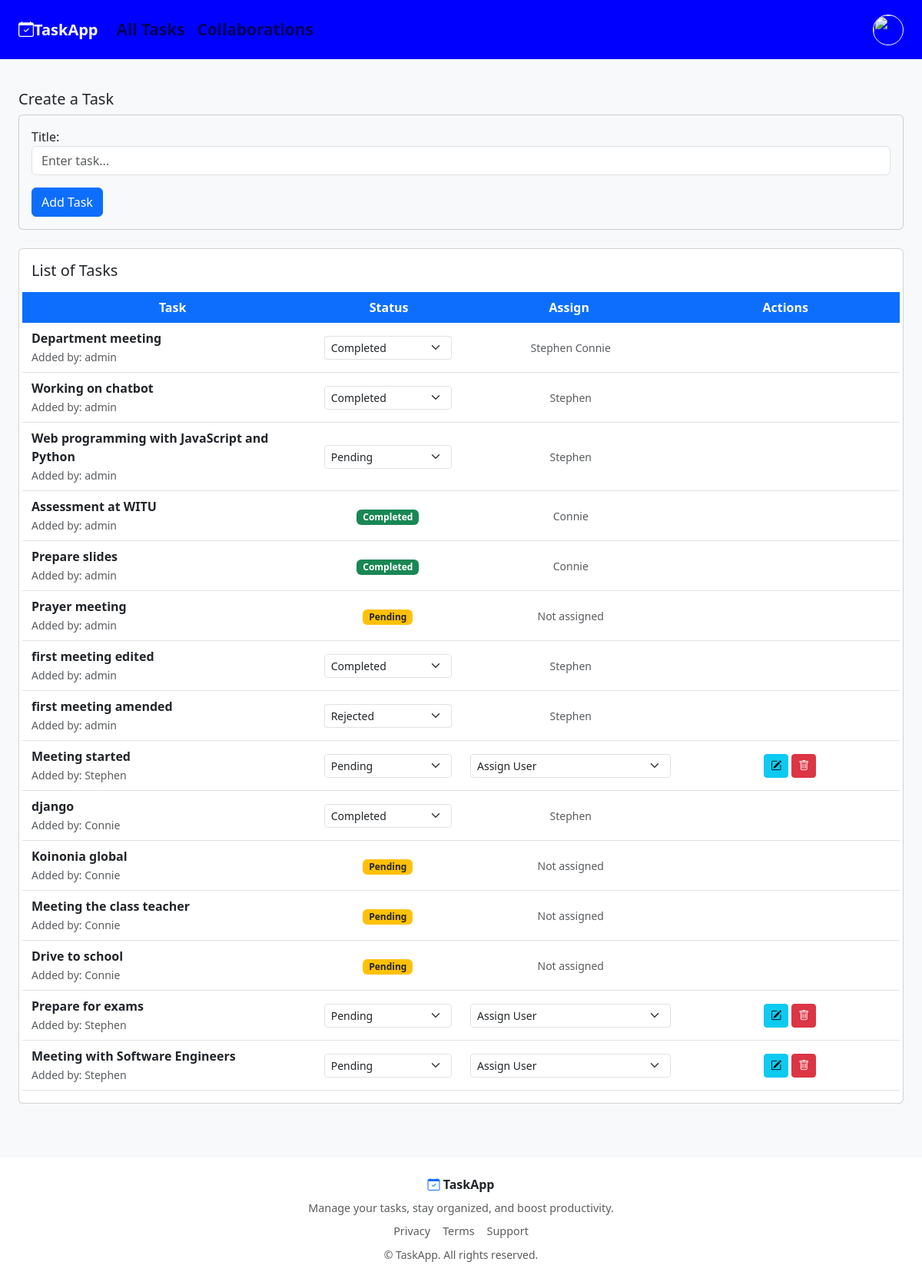
Screenshot of / (signed in) with the database file from the repository.
### core/models.py (models this page shows, shortened)
class Task(models.Model):
    STATUS_CHOICES = [
        ('pending', 'Pending'),
        ('completed', 'Completed'),
        ('rejected', 'Rejected'),
    ]
    created_by = models.ForeignKey(User, on_delete=models.CASCADE, related_name="created_tasks",default=1)
    assigned_to = models.ManyToManyField(User, related_name='assigned_tasks')
    title = models.CharField(max_length=255)
    status = models.CharField(max_length=10, choices=STATUS_CHOICES, default='pending')
    created_at = models.DateTimeField(auto_now_add=True)

### core/views.py (the view)
# urls.py: path('', views.task_list, name='task_list'),
@login_required
def task_list(request):
    tasks = Task.objects.all()
    users = User.objects.all()
    form = TaskForm()
    return render(request, 'tasks.html', {
        'tasks': tasks,
        'form': form,
        'users': users,
        'user': request.user
    })

### core/forms.py
class TaskForm(forms.ModelForm):
    class Meta:
        model = Task
        fields = ['title']
        widgets = {
            'title': forms.TextInput(attrs={
                'class': 'form-control',
                'placeholder': 'Enter task...'
            }),
        }

### core/templates/tasks.html (shortened to what this page needs)
<!DOCTYPE html>
<html>
<head>
    <link href="https://cdn.jsdelivr.net/npm/bootstrap@5.3.3/dist/css/bootstrap.min.css" rel="stylesheet">
    <link href="https://cdn.jsdelivr.net/npm/bootstrap-icons/font/bootstrap-icons.css" rel="stylesheet">
</head>
<body class="bg-light">
    <nav class="navbar navbar-expand-lg  text-dark px-4"
    style="background:rgb(0, 0, 255);
            color:white;
            padding:15px 30px;
            font-size:1.3rem;
            font-weight:700;">
        <a class="navbar-brand fw-bolder text-white " href="#"><i class="bi bi-calendar-check"></i>TaskApp</a>
        <div class="collapse navbar-collapse" id="navbarNav">
            <ul class="navbar-nav">
                <li class="nav-item">
                    <a class="nav-link" href="#">All Tasks</a>
                </li>
                <li class="nav-item">
                    <a class="nav-link" href="#">Collaborations</a>
                </li>
            </ul>
            <div class="ms-auto">
                {% if user.is_authenticated %}
                <div class="dropdown">
                        {% if user.userprofile.profile_picture %}
                        <a href="{% url 'update_profile' %}"><img src="{{ user.userprofile.profile_picture.url }}" width="40" height="40"
                             class="rounded-circle object-fit-cover border border-1 border-white"
                             ></a>
                        {% else %}
                        <a href="{% url 'update_profile' %}"><img src="/media/default.png" width="40" height="40"
                             class="rounded-circle object-fit-cover border border-1 border-white"></a>
                        {% endif %}
                </div>
                {% endif %}
            </div>
        </div>
    </nav>
    <div class="px-4 py-3">
    <h5 class="mt-4">Create a Task</h5>
    <div class="card mb-4 bg-light">
        <div class="card-body">
            <form method="POST" action="{% url 'create_task' %}">
                <div class="mb-3">
                    {{ form.title.label_tag }}
                    {{ form.title }}
                </div>
                <button type="submit" class="btn btn-primary">Add Task</button>
            </form>
        </div>
    </div>
    <div class="card p-3 mb-5">
        <h5 class="mb-3">List of Tasks</h5>
        <div class="row bg-primary text-white p-2 fw-bold text-center">
            <div class="col-md-4">Task</div>
            <div class="col-md-2">Status</div>
            <div class="col-md-3">Assign</div>
            <div class="col-md-3">Actions</div>
        </div>
        {% for task in tasks %}
        <div class="row align-items-center text-center border-bottom py-2">
            <div class="col-md-4 text-start">
                <strong>{{ task.title }}</strong><br>
                <small class="text-muted">Added by: {{ task.created_by }}</small>
            </div>
            <div class="col-md-2">
                {% if request.user == task.created_by or user.is_superuser or request.user in task.assigned_to.all %}
                <form method="POST" action="{% url 'update_task' task.id %}">
                    <select name="status" class="form-select form-select-sm" onchange="this.form.submit()">
                        <option value="pending" {% if task.status == 'pending' %}selected{% endif %}>Pending</option>
                        <option value="completed" {% if task.status == 'completed' %}selected{% endif %}>Completed</option>
                        <option value="rejected" {% if task.status == 'rejected' %}selected{% endif %}>Rejected</option>
                    </select>
                </form>
                {% else %}
                    {% if task.status == 'pending' %}
                        <span class="badge bg-warning text-dark">Pending</span>
                    {% elif task.status == 'completed' %}
                        <span class="badge bg-success">Completed</span>
                    {% elif task.status == 'rejected' %}
                        <span class="badge bg-danger">Rejected</span>
                    {% endif %}
                {% endif %}
            </div>
            <div class="col-md-3">
                {% if request.user == task.created_by or user.is_superuser %}
                <form method="POST" action="{% url 'assign_task' task.id %}">
                    <select name="assigned_user" class="form-select form-select-sm" onchange="this.form.submit()">
                        <option value="">Assign User</option>
                    </select>
                </form>
                {% else %}
                    <small class="text-muted">
                        {% for u in task.assigned_to.all %}
                            {{ u.username }}
                        {% empty %}
                            Not assigned
                        {% endfor %}
                    </small>
                {% endif %}
            </div>
            <div class="col-md-3">
                {% if request.user == task.created_by or user.is_superuser %}
                <button class="btn btn-sm btn-info" onclick="toggleEdit({{ task.id }})">
                    <i class="bi bi-pencil-square"></i>
                </button>
                <form method="POST" action="{% url 'delete_task' task.id %}" class="d-inline">
                    <button class="btn btn-sm btn-danger">
                        <i class="bi bi-trash"></i>
                    </button>
                </form>
                {% endif %}
            </div>
        </div>
        {% endfor %}
    </div>
</div>
<footer class="task-footer mt-1">
    <div class="container text-center py-4">
        <div class="mb-2">
            <i class="bi bi-calendar-check text-primary"></i>
            <strong>TaskApp</strong>
        </div>
        <p class="text-muted mb-2" style="font-size:0.9rem;">
            Manage your tasks, stay organized, and boost productivity.
        </p>
        <div class="d-flex justify-content-center gap-3 mb-2">
            <a href="#" class="text-muted">
                Privacy
            </a>
            <a href="#" class="text-muted">
                Terms
            </a>
            <a href="#" class="text-muted">
                Support
            </a>
        </div>
        <small class="text-muted">
            © {{ now|date:"Y" }} TaskApp. All rights reserved.
        </small>
    </div>
</footer>
</body>
</html>

### core/templates/tasks.html (style rules this page uses)
.task-footer { background: #ffffff; border-top: 1px solid #edf2f7; }
.task-footer a { text-decoration: none; font-size: 0.9rem; }

### rows the page displays
Task: title "Department meeting", created_by "admin", status "Completed"
Task: title "Working on chatbot", created_by "admin", status "Completed"
Task: title "Web programming with JavaScript and Python", created_by "admin", status "Pending"
Task: title "Assessment at WITU", created_by "admin", status "Completed"
Task: title "Prepare slides", created_by "admin", status "Completed"
Task: title "Prayer meeting", created_by "admin", status "Pending", shows "Not assigned"
Task: title "first meeting edited", created_by "admin", status "Completed"
Task: title "first meeting amended", created_by "admin", status "Rejected"
Task: title "Meeting started", created_by "Stephen", status "Pending"
Task: title "django", created_by "Connie", status "Completed"
Task: title "Koinonia global", created_by "Connie", status "Pending", shows "Not assigned"
Task: title "Meeting the class teacher", created_by "Connie", status "Pending", shows "Not assigned"
Task: title "Drive to school", created_by "Connie", status "Pending", shows "Not assigned"
Task: title "Prepare for exams", created_by "Stephen", status "Pending"
Task: title "Meeting with Software Engineers", created_by "Stephen", status "Pending"

### other values shown
{{ u.username }} "Stephen"
{{ u.username }} "Connie"
